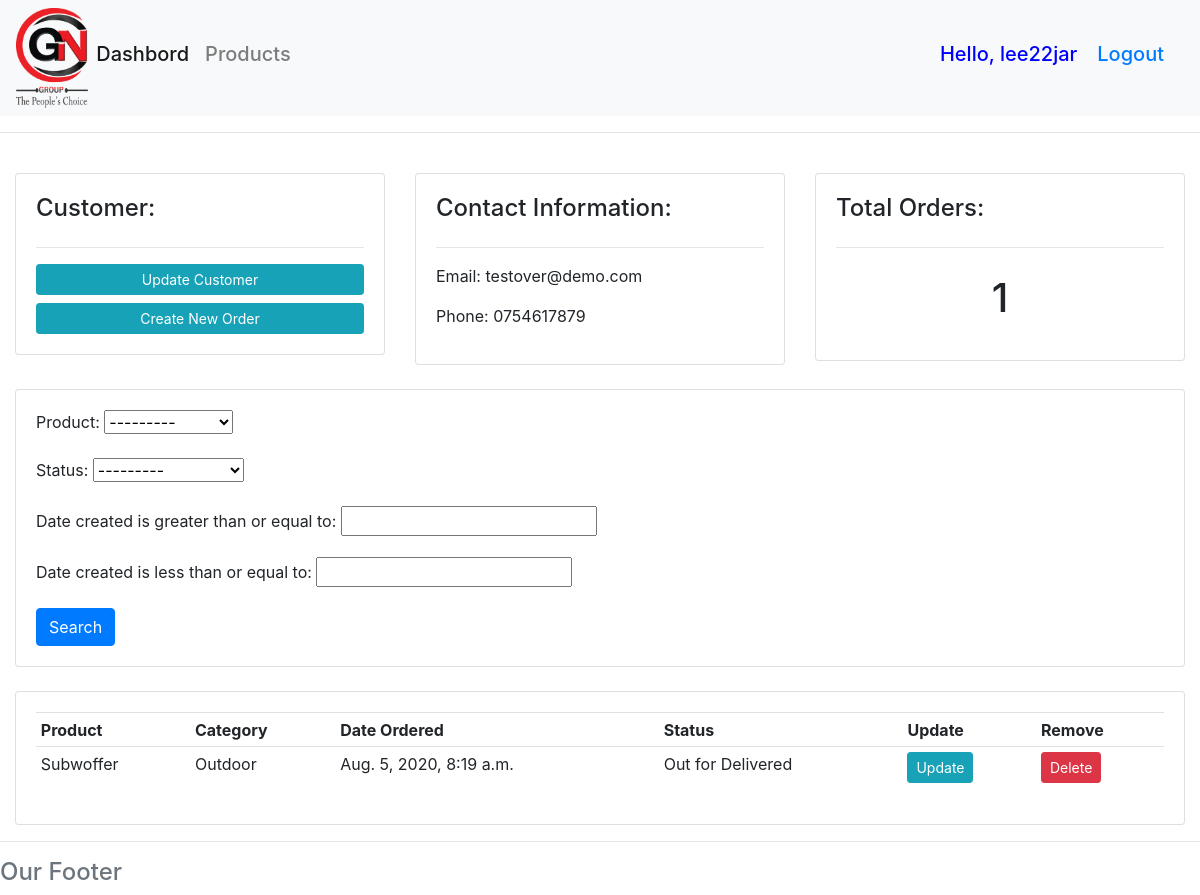
The page /customer/2/ (signed in) on the database its author committed.
### accounts/models.py (models this page shows, shortened)
class Customer(models.Model):
    user = models.OneToOneField(User, null=True, blank=True, on_delete=models.CASCADE)
    name = models.CharField(max_length=200, null=True)
    phone = models.CharField(max_length=200, null=True)
    email = models.CharField(max_length=200, null=True)
    profile_pics = models.ImageField(default="default.jpg", null=True, blank=True)
    date_created = models.DateTimeField(auto_now_add=True)

class Order(models.Model):
    STATUS = (
        ('Pending', 'Pending'),
        ('Out for Delivered', 'Out for Delivered'),
        ('Delivered', 'Delivered')
    )
    customer = models.ForeignKey(Customer, null=True, on_delete= models.SET_NULL)
    product = models.ForeignKey(Product, null=True, on_delete= models.SET_NULL)
    date_created = models.DateTimeField(auto_now_add=True)
    status = models.CharField(max_length=200, null=True, choices=STATUS)

class Product(models.Model):
    CATEGORY = (
        ('Indoor', 'Indoor'),
        ('Outdoor', 'Outdoor')
    )
    name = models.CharField(max_length=200, null=True)
    price = models.FloatField(null=True)
    category = models.CharField(max_length=200, null=True, choices=CATEGORY)
    description = models.CharField(max_length=200, null=True, blank=True)
    date_created = models.DateTimeField(auto_now_add=True)
    tags = models.ManyToManyField(Tag)
    def __str__(self):
        return self.name

### accounts/decorators.py (the view)
        def wrapper_func(request, *args, **kwargs):
            group = None
            if request.user.groups.exists():
                group = request.user.groups.all()[0].name
            if group in allowed_roles:
                return view_func(request, *args, **kwargs)
            else:
                return HttpResponse('You are not Authorized to View This Page..!!')

### accounts/views.py (called while the page is built)
@login_required(login_url='Login')
@allowed_users(allowed_roles=['Admin'])
def customer(request, pk_test):
    customer = Customer.objects.get(id=pk_test)
    orders = customer.order_set.all()
    order_count = orders.count()
    myFilter = OrderFilter(request.GET, queryset = orders)
    orders = myFilter.qs
    context = {'customer': customer, 'orders': orders, 'order_count': order_count, 'myFilter': myFilter,}
    return render(request, 'accounts/customer.html', context)

### accounts/templates/accounts/customer.html (shortened to what this page needs)
{% extends 'accounts/main.html' %}
{% load crispy_forms_tags %}
{% block content %}
    <br>
    <div class="row">
        <div class="col-md">
            <div class="card card-body">
                <h4>Customer:</h4>
                <hr>
                <a class="btn btn-info btn-sm btn-block" href="#">Update Customer</a>
                <a class="btn btn-info btn-sm btn-block" href="{% url 'CreateOrder' %}">Create New Order</a>
            </div>
        </div>
        <div class="col-md">
            <div class="card card-body">
                <h4>Contact Information:</h4>
                <hr>
                <p>Email: {{customer.email}}</p>
                <p>Phone: {{customer.phone}} </p>
            </div>
        </div>
        <div class="col-md">
            <div class="card card-body">
                <h4>Total Orders:</h4>
                <hr>
                <h1 style="text-align: center;padding:10px"> {{order_count}} </h1>
            </div>
        </div>
    </div>
    <br>
    <div class="row">
        <div class="col">
            <div class="card card-body">
                <form method="GET">
                    {{ myFilter.form.as_p }}
                    <button class="btn btn-primary" type="submit" >Search</button>
                </form>
            </div>
        </div>
    </div>
    <br>
    <div class="row">
        <div class="col-md">
            <div class="card card-body">
                <table class="table table-sm">
                    <tr>
                        <th>Product</th>
                        <th>Category</th>
                        <th>Date Ordered</th>
                        <th>Status</th>
                        <th>Update</th>
                        <th>Remove</th>
                    </tr>
                    {% for order in orders %}
                        <tr>
                            <td>{{ order.product }}</td>
                            <td>{{ order.product.category }}</td>
                            <td>{{ order.date_created }}</td>
                            <td>{{ order.status }}</td>
                            <td><a class="btn btn-sm btn-info" href="{% url 'UpdateOrder' order.id %}">Update</a></td>
                            <td><a class="btn btn-sm btn-danger" href="{% url 'DeleteOrder' order.id %}">Delete</a></td>
                        </tr>
                    {% endfor %}
                </table>
            </div>
        </div>
    </div>
{% endblock %}

### accounts/templates/accounts/navbar.html (shortened to what this page needs)
{% load static %}
<nav class="navbar navbar-expand-lg navbar-light bg-light">
    <img class="pic" src="{% static 'images/GN.png' %}" alt="">
    <div class="collapse navbar-collapse" id="navbarNav">
        {% if request.user.is_staff %}
            <ul class="navbar-nav">
            <li class="nav-item active">
                <a class="nav-link" href="{% url 'Home' %}"><h5>Dashbord</h5> <span class="sr-only">(current)</span></a>
            </li>
            <li class="nav-item">
                <a class="nav-link" href="{% url 'Products' %}"><h5>Products</h5></a>
            </li>
            </ul>
        {% endif %}
    </div>
    <span class="Hello-msg"><h5>Hello, {{request.user}}</h5></span>
    <span class="Hello-msg"><a href="{% url 'Logout' %}"><h5>Logout</h5></a></span>
</nav>
<hr>

### accounts/templates/accounts/navbar.html (style rules this page uses)
.pic { max-width: 200px; max-height: 100px; }
.Hello-msg { font-size: 20; color: blue; margin-right: 20px; }

### rows shown on the page
Customer: email "testover@demo.com", phone "0754617879"
Order: product "Subwoffer", product.category "Outdoor", date_created "Aug. 5, 2020, 8:19 a.m.", status "Out for Delivered"

### other values the page prints
{{ request.user }} "lee22jar"
{{ order_count }} "1"
